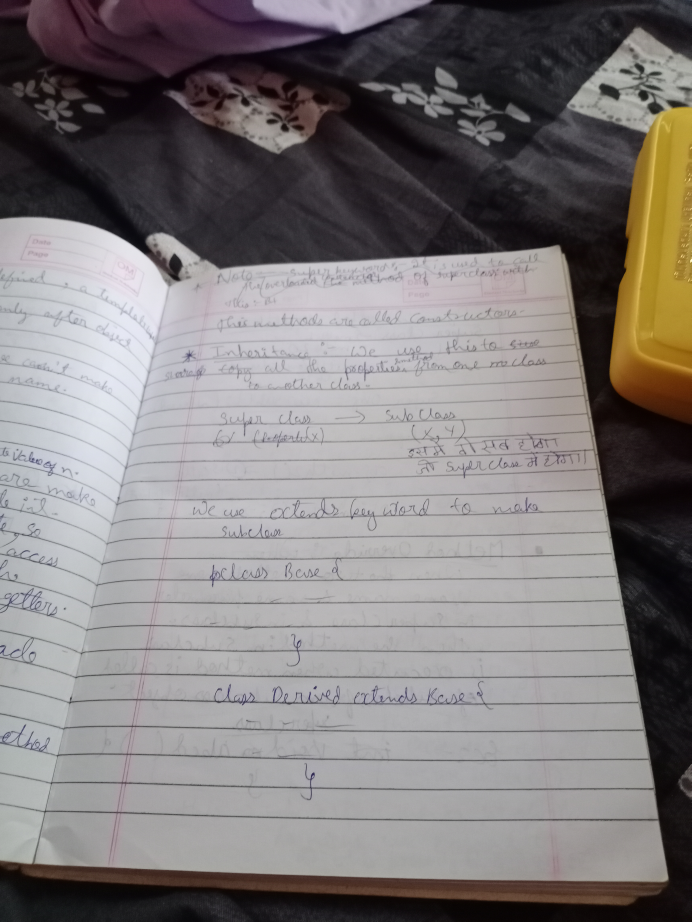
#> input picture assets/pageImage.jpg, 3456 x 4608 px (shown at 1/5 size)
$ python imageTransformation.py
#> lines starting #> are read from the running program, lines starting #| are printed output that depends on the picture
import cv2 as cv
import numpy as np,matplotlib.pyplot as plt

def click_event(event,x,y,flags,params):
    if event==cv.EVENT_LBUTTONDOWN:
        print(x," ",y)

        font=cv.FONT_HERSHEY_SIMPLEX
        cv.putText(img,str(x)+","+str(y),(x,y),font,1,(255,0,0),2)
        cv.imshow("image",image)
    if event==cv.EVENT_RBUTTONDOWN:
        print(x, ' ', y)

        font = cv.FONT_HERSHEY_SIMPLEX
        b = img[y, x, 0]
        g = img[y, x, 1]
        r = img[y, x, 2]
        cv.putText(img, str(b) + ',' +
                    str(g) + ',' + str(r),
                    (x,y), font, 1,
                    (255, 255, 0), 2)
        cv.imshow('image', image)
if __name__=="__main__":
    imgAddress='assets/pageImage.jpg'
    img=cv.imread(imgAddress)
#> img is the input picture: shape (4608, 3456, 3); mean B, G, R 123.8, 123.7, 128.3
    # print(img.shape)
    image=cv.resize(img,(512,512))
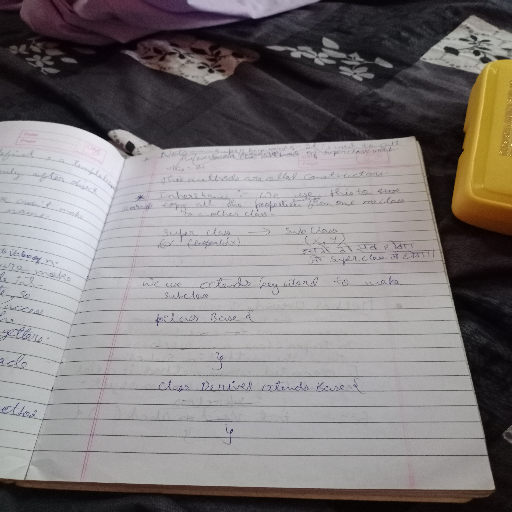
#> image: shape (512, 512, 3); mean B, G, R 123.8, 123.7, 128.3
    # print(image.shape)
    imgCopy=np.copy(image)
    # cv.imwrite("assets/resizeImg.jpg",image)
    # cv.imshow('image',image)
    # cv.setMouseCallback('image',click_event)
    pt1=np.float32([[125,156],[416,138],[25,481],[496,490]])
    pt2=np.float32([[25,156],[490,138],[25,481],[496,490]])
    matrix=cv.getPerspectiveTransform(pt1,pt2)
    result=cv.warpPerspective(image,matrix,(500,500))
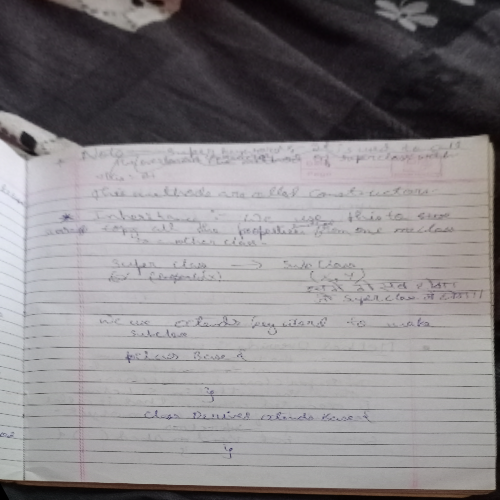
#> result: shape (500, 500, 3); mean B, G, R 135.3, 132.6, 136
    cv.imshow('frame',image)
    cv.imshow("frame2",result)
    cv.waitKey(0)
    cv.destroyAllWindows()

$ run again, with assets/catImage.jpg copied over assets/pageImage.jpg
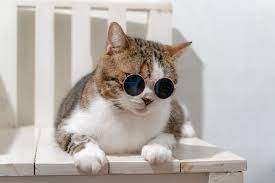
#> input picture assets/catImage.jpg, 275 x 183 px
#> img is the input picture: shape (183, 275, 3); mean B, G, R 176.1, 180.7, 187.5
#> `image=cv.resize(img,(512,512))`:
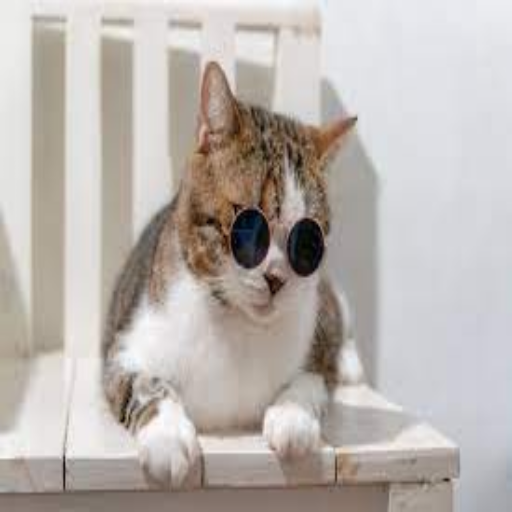
#> image: shape (512, 512, 3); mean B, G, R 176, 180.6, 187.3
#> `result=cv.warpPerspective(image,matrix,(500,500))`:
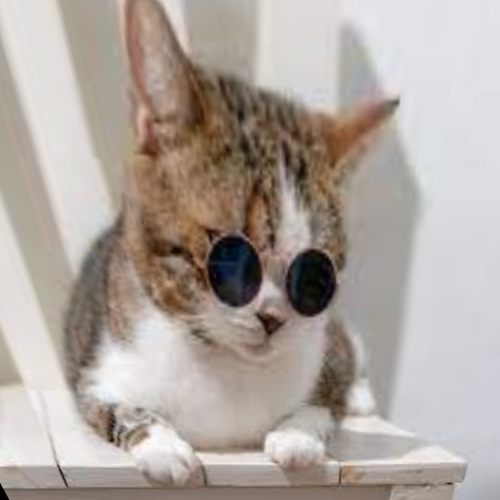
#> result: shape (500, 500, 3); mean B, G, R 159.7, 166.4, 175.8
